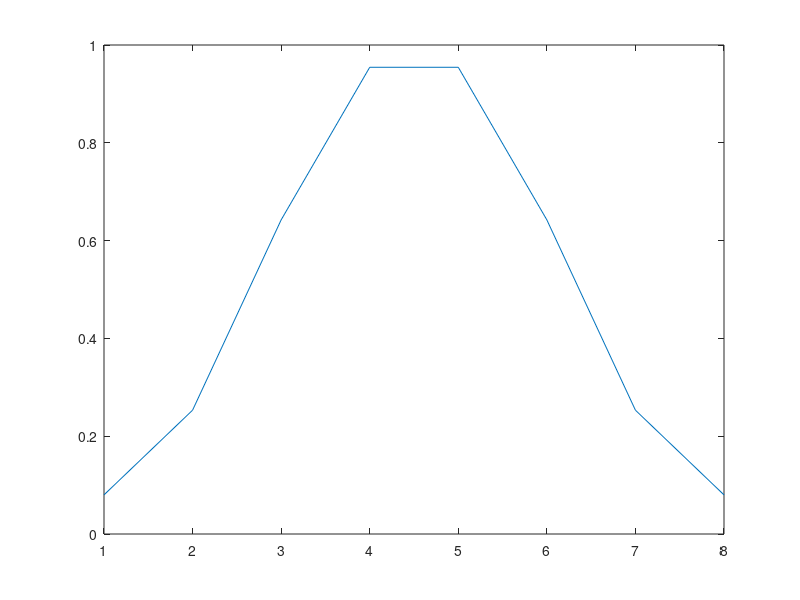
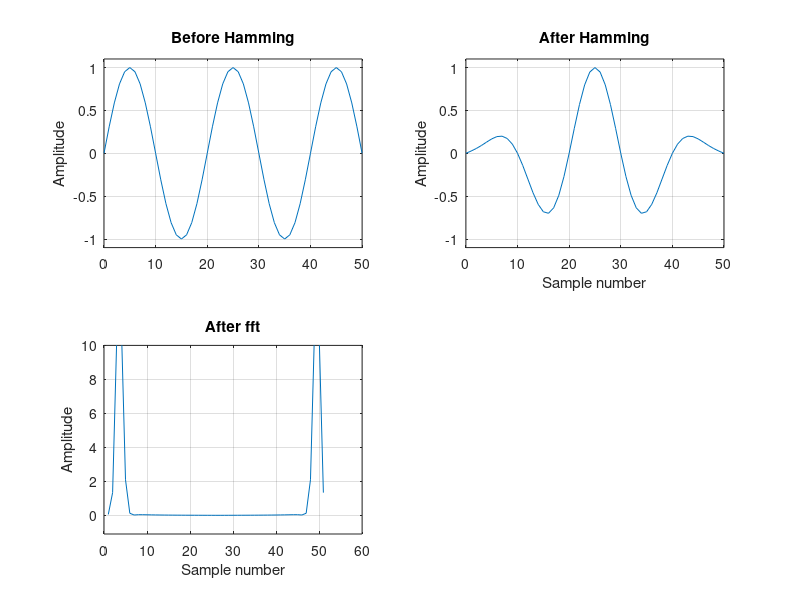

Reproduce these figures in MATLAB, in order.
% Original sine wave
n = (0:50)';
x = sin(2*pi*0.05*n);

% Apply Hamming window
w = hamming(length(x));
x_windowed = x .* w;

w_test = hamming(8);

x_fft = (fft(x_windowed));

figure(1)
plot(w_test);

figure(2)

subplot(2,2,1)
plot(n, x)
title('Before Hamming')
ylabel('Amplitude')
ylim([-1.1 1.1])
grid on

subplot(2,2,2)
plot(n, x_windowed)
title('After Hamming')
xlabel('Sample number')
ylabel('Amplitude')
ylim([-1.1 1.1])
grid on

subplot(2,2,3)
plot(abs(x_fft))
title('After fft')
xlabel('Sample number')
ylabel('Amplitude')
ylim([-1.1 10])
grid on
